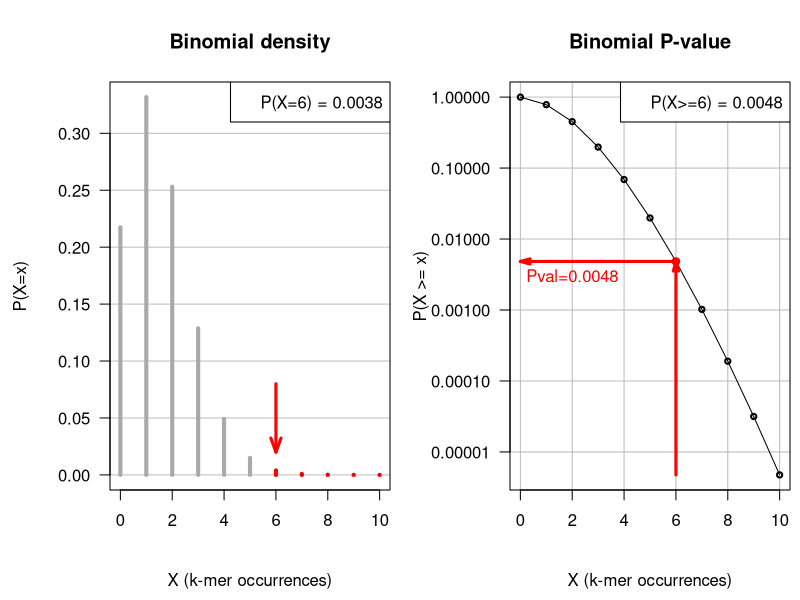

Write R code to recreate this figure. (Note: this script raises an error after producing the figure.)
## ---- chunk 1
library(knitr)

options(width = 300)
# options(encoding = 'UTF-8')
knitr::opts_chunk$set(
  fig.width = 7, fig.height = 5, 
  fig.path = 'figures/07_tests_multiples',
  fig.align = "center", 
  size = "tiny", 
  echo = FALSE, eval = TRUE, 
  warning = FALSE, message = FALSE, 
  results = TRUE, comment = "")

options(scipen = 12) ## Max number of digits for non-scientific notation
# knitr::asis_output("\\footnotesize")

## ---- chunk 2
## ##############################################################
## Significance of k-mer over-representation with the binomial distribution
##
## Author: Jacques van Helden

L <- 100000 ## sequence length
k <- 8 ## motif length
x <- 6 ## Observed occurrences

## Parameters of the binomial
N <- L - k + 1 ## Number of possible positions for a k-mer
p.r <- 0.25 ## Residue probability
p.M <- p.r^k  ## Prior probability of k-mer M, assuming equiprobable nucleotides

## Expected number of occurrences;
m <- N * p.M ## Expected occurrences of the k-mer M
## print(m) 
## Answer: 1.525772

## The P-value is the right tail of the distribution, inclusive
P.val <- pbinom(x - 1, size = N, prob = p.M, lower.tail = F) 
## print(P.val)
## Answer: 0.004830556

## The E-value is the product of the P-value by the number of tests
T <- 4^k ## Number of tests
E.val <- T * P.val
## print(E.val)
## Answer: 316.5753

## -Rate (FWER): probability to osberve 
## at least one FP among all the octanucleotides.
P.noFP.one.test <- (1 - P.val)
P.noFP.all.tests <- (1 - P.val)^T
## print(P.noFP.all.tests) 
## Answer: 1.513383e-138

FWER <- 1 - (1 - P.val)^T
## print(FWER) 
## The result is printed as 1, since the first difference occurs at the 138th decimal. 

## A more suitable way to compute the FWER 
## is to use the binomial dCDF 
## to compute the probability to have at least one FP in a series of T tests
FWER <- pbinom(0, prob = P.val, size = T, lower.tail = F) 
## print(FWER)
## Answer: 1
##
## In this case it makes no difference because the FPR is too close
## from 1.
## ---- chunk 3
par.ori <- par(no.readonly = TRUE)
par(mfrow = c(1, 2))
par(mar = c(5.5, 5.5, 4.1, 0.5))
par(mgp = c(4, 1, 0))
par(las = 1)

## ##############################################################
## Plot a binomial distribution with the para)meters
x.values <- 0:10

## density plot
density <- dbinom(x.values, N, p.M)
#x.shifted <- x.values -0.5
plot(x.values, density, 
     log = '', lwd = 4, col = "darkgray",
     xlab = 'X (k-mer occurrences)', 
     ylab = "", las = 1, 
     main = 'Binomial density', type = 'h', 
     panel.first = abline(h = seq(0, 0.3, 0.05), col = "#BBBBBB"))
title(ylab = "P(X=x)", mgp = c(4, 1, 0))

lines(x.values[x.values >= x], 
      density[x.values >= x], 
      col = "red", type = "h", lwd = 4)
     
# plot(x.shifted, density, 
#      log = '', 
#      xlab = 'Number of occurrences', 
#      ylab = 'Binomial density', type = 's', 
#      panel.first = grid(col = '#BBBBBB', lty = 'solid'))
arrows(x, 0.08, x, 0.02, length = 0.15, angle = 20, code = 2, lwd = 3, col = "red")
#text(x, 0.08, labels = paste(sep = "", "P(X=6) = ", signif(digits = 2, dbinom(x, N, p.M))), pos = 3)
legend("topright", paste(sep = "", "P(X=6) = ", signif(digits = 2, dbinom(x, N, p.M))), bty = "o", bg = "white")

## dCDF plot
P.values <- pbinom(x.values - 1, N, p.M, lower.tail = F)
plot(x.values, 
     P.values, lwd = 1, las = 1, 
     log = 'y', main = "Binomial P-value", 
     xlab = 'X (k-mer occurrences)', 
     ylab = '', type = 'l', panel.first = grid(col = '#BBBBBB', lty = 'solid'))
title(ylab = "P(X >= x)", mgp = c(4, 1, 0))
points(x.values, P.values, 
       pch = 1, lwd = 2, cex = 0.7)
arrows(x, min(P.values), x, P.val, 
       col = 'red', 
       length = 0.1, angle = 15, code = 2, lwd = 3)
arrows(x, P.val, 0, P.val, 
       col = 'red', 
       length = 0.1, angle = 15, code = 2, lwd = 3)
text(2, P.val, 
     labels = paste(sep = "", "Pval=", signif(P.val, digits = 2)), 
     col = "red",
     pos = 1)
legend("topright", paste(sep = "", "P(X>=6) = ", signif(digits = 2, P.val)), bty = "o", bg = "white")

points(x.values[x.values == x], 
       P.values[x.values == x], 
       pch = 19, col = "red")

par(par.ori)

## ---- chunk 4
include_graphics("images/Rioualen_2018_ChIP-seq_RNA-seq.png")
## ---- chunk 5
G <- 4e+6 ## Genome size
N <- 1e+6 ## NGS library size
w <- 200 ## window size
x <- 70 ## Reads over the considered genomic window


T <- G / w ## Number of genomic windows  
lambda<- N / T ## Expected reads per window


## P-value
P.x <- dpois(x =  x, lambda = lambda)
P <- ppois(q = x - 1, lambda = lambda, lower.tail = FALSE)
E <- P * T ## E-value
## ---- chunk 6
alpha <- 0.05
